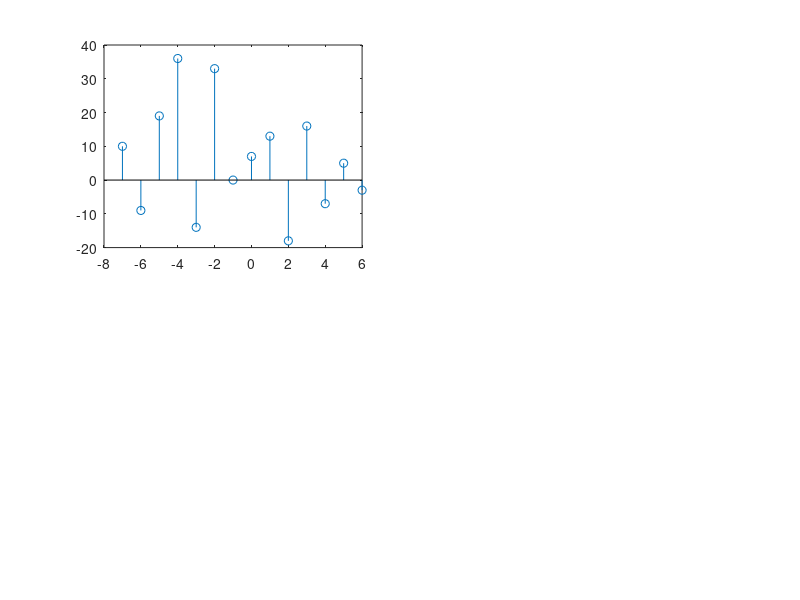

Reproduce this figure in MATLAB.

clear


% prompt1 = 'Enter the x value ?';
% x = input(prompt1);
% prompt2 = 'Enter the x value ?';
% h = input(prompt2);

x = [2,-1,3,7,1,2,-3];
h = [1,-1,2,-2,4,1,-2,5];

zxp = 5;
zyp = 5;

lnx = length(x);
lnh = length(h);
ln = length(x) + length(h)-1;

x = [x,zeros(1,lnx)];
h = [fliplr(h),zeros(1,lnh)];

for i = 1 : ln
  y(i) = 0;
  for j = 1 : lnx
    if (i-j+1>0)
      y(i) = y(i) + x(j)*h(i-j+1);  
    end 
  end
end

disp(y);
%Z = conv(x,h)

xfy = -(zxp+zyp-3):1:ln -(zxp+zyp-3)-1;

subplot(2,2,1);
title("X = ");
stem(xfy,y);

